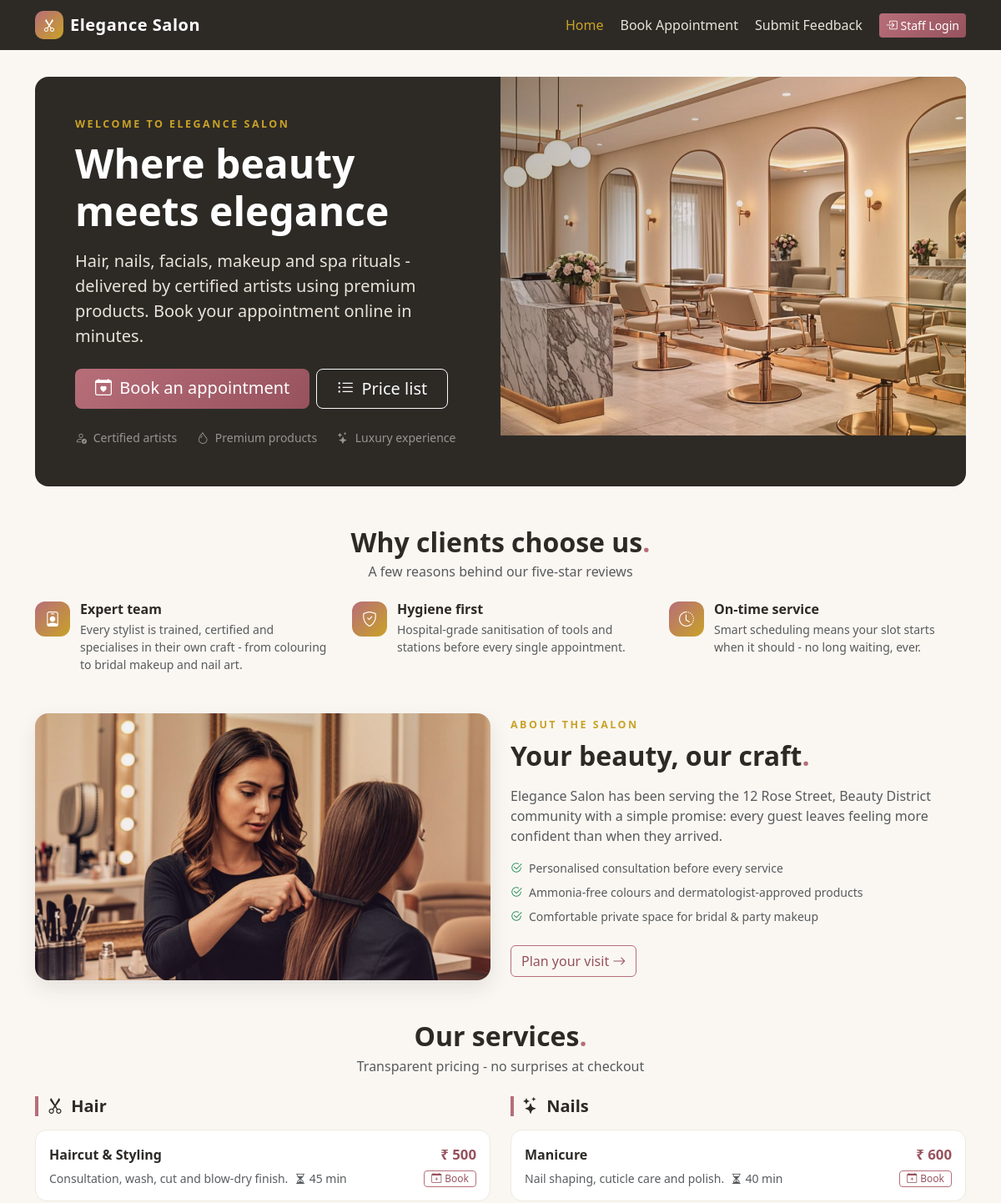
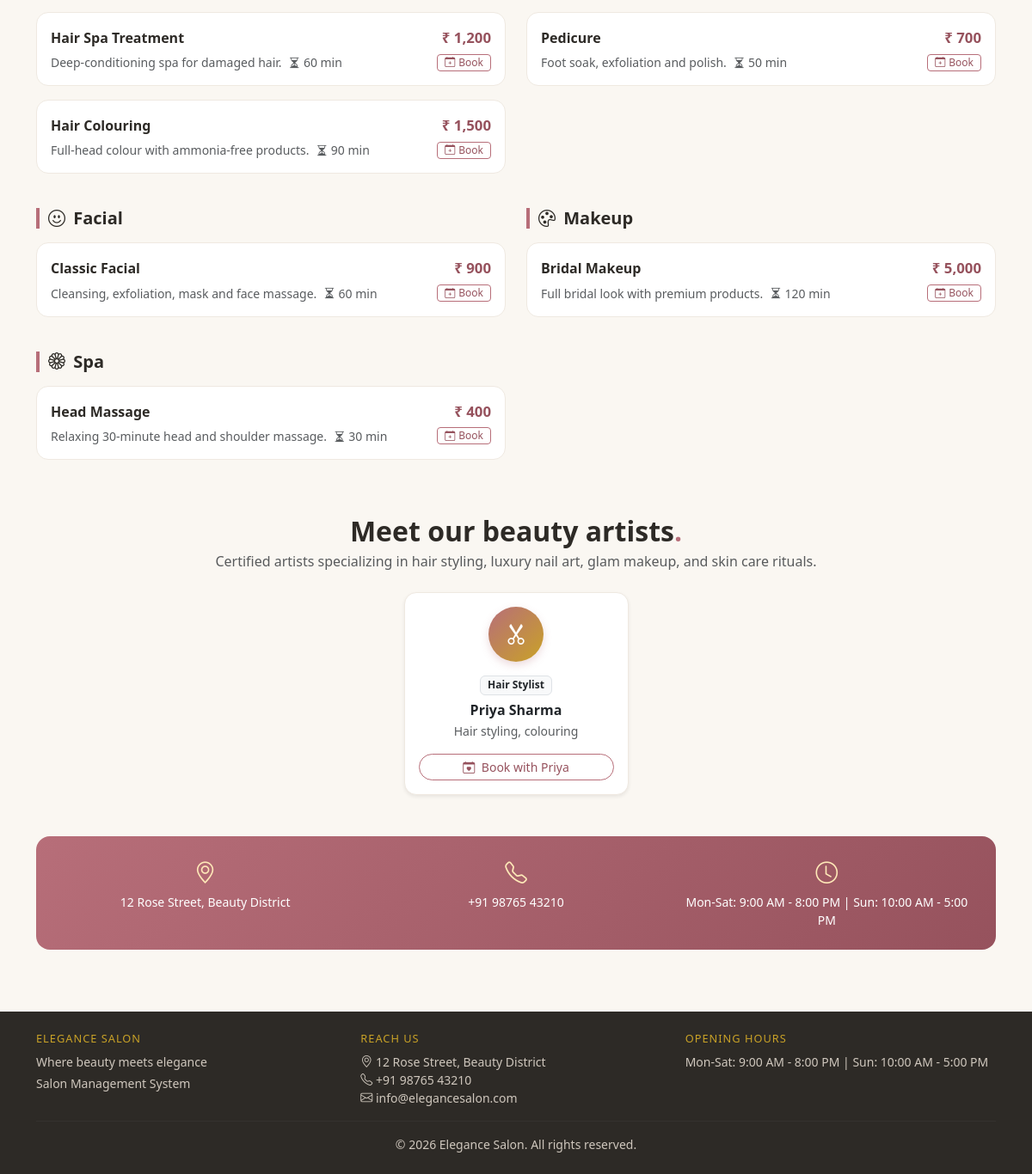
The page / on the database its author committed (2 pictures, top to bottom).
### tables this page shows
CREATE TABLE services (
  service_id       INT UNSIGNED AUTO_INCREMENT PRIMARY KEY,
  name             VARCHAR(100) NOT NULL,
  category         ENUM('Hair','Nails','Facial','Makeup','Spa','Other')
                   NOT NULL DEFAULT 'Other',
  description      TEXT DEFAULT NULL,
  duration_minutes INT UNSIGNED NOT NULL DEFAULT 30,
  price            DECIMAL(10,2) NOT NULL,
  commission_rate  DECIMAL(5,2) DEFAULT NULL,   
  is_active        TINYINT(1) NOT NULL DEFAULT 1,
  created_at       TIMESTAMP NOT NULL DEFAULT CURRENT_TIMESTAMP
);

CREATE TABLE staff (
  staff_id        INT UNSIGNED AUTO_INCREMENT PRIMARY KEY,
  user_id         INT UNSIGNED DEFAULT NULL UNIQUE,
  name            VARCHAR(100) NOT NULL,
  email           VARCHAR(120) DEFAULT NULL,
  phone           VARCHAR(20)  DEFAULT NULL,
  specialization  VARCHAR(150) DEFAULT NULL,
  commission_rate DECIMAL(5,2) NOT NULL DEFAULT 10.00,    
  work_days       SET('Mon','Tue','Wed','Thu','Fri','Sat','Sun')
                  NOT NULL DEFAULT 'Mon,Tue,Wed,Thu,Fri,Sat',
  shift_start     TIME NOT NULL DEFAULT '09:00:00',
  shift_end       TIME NOT NULL DEFAULT '18:00:00',
  hire_date       DATE DEFAULT NULL,
  status          ENUM('active','on_leave','inactive') NOT NULL DEFAULT 'active',
  created_at      TIMESTAMP NOT NULL DEFAULT CURRENT_TIMESTAMP,
  CONSTRAINT fk_staff_user FOREIGN KEY (user_id)
      REFERENCES users(user_id) ON DELETE SET NULL
);

### includes/functions.php (called while the page is built, shortened)
<?php
function e($value) {
    return htmlspecialchars((string)$value, ENT_QUOTES, 'UTF-8');
}
function get_setting($key, $default = '') {
    global $conn;
    static $cache = null;
    if ($cache === null) {
        $cache = array();
        if (isset($conn) && $conn instanceof mysqli) {
            $res = mysqli_query($conn, "SELECT setting_key, setting_value FROM settings");
            if ($res) {
                while ($row = mysqli_fetch_assoc($res)) {
                    $cache[$row['setting_key']] = $row['setting_value'];
                }
            }
        }
    }
    return isset($cache[$key]) ? $cache[$key] : $default;
}
function money($amount) {
    return get_setting('currency_symbol', 'Rs') . ' '
         . number_format((float)$amount, 0);
}

### index.php (the view, shortened to what this page needs)
<?php
require_once __DIR__ . '/includes/init.php';
$grouped = array();
$res = mysqli_query(
    $conn,
    "SELECT service_id, name, category, description, duration_minutes, price
     FROM services
     WHERE is_active = 1
     ORDER BY FIELD(category,'Hair','Nails','Facial','Makeup','Spa','Other'), price ASC"
);
if ($res) {
    while ($row = mysqli_fetch_assoc($res)) {
        $grouped[$row['category']][] = $row;
    }
}
$cat_icons = array(
    'Hair'   => 'bi-scissors',
    'Nails'  => 'bi-stars',
    'Facial' => 'bi-emoji-smile',
    'Makeup' => 'bi-palette',
    'Spa'    => 'bi-flower1',
    'Other'  => 'bi-droplet',
);
$team = array();
$res = mysqli_query(
    $conn,
    "SELECT staff_id, name, specialization FROM staff WHERE status = 'active' ORDER BY staff_id ASC"
);
if ($res) {
    while ($row = mysqli_fetch_assoc($res)) {
        $team[] = $row;
    }
}
require_once __DIR__ . '/includes/header.php';
?>
<section class="hero rounded-4 mt-2">
  <div class="row g-0 align-items-stretch">
    <div class="col-lg-6 hero-text">
      <p class="eyebrow mb-2">Welcome to <?= e(get_setting('salon_name', SITE_NAME)) ?></p>
      <h1 class="display-5 fw-bold mb-3">
        <?= e(get_setting('salon_tagline', 'Where beauty meets elegance')) ?>
      </h1>
      <p class="lead mb-4">
        Hair, nails, facials, makeup and spa rituals - delivered by certified artists
        using premium products. Book your appointment online in minutes.
      </p>
      <div class="d-flex gap-2 flex-wrap mb-4">
        <a class="btn btn-salon btn-lg px-4" href="<?= BASE_URL ?>contact.php">
          <i class="bi bi-calendar-heart me-1"></i> Book an appointment
        </a>
        <a class="btn btn-outline-light btn-lg px-4" href="#services">
          <i class="bi bi-list-ul me-1"></i> Price list
        </a>
      </div>
      <div class="d-flex gap-4 flex-wrap small text-white-50">
        <span><i class="bi bi-person-check me-1"></i> Certified artists</span>
        <span><i class="bi bi-droplet me-1"></i> Premium products</span>
        <span><i class="bi bi-stars me-1"></i> Luxury experience</span>
      </div>
    </div>
    <div class="col-lg-6 hero-visual d-none d-lg-block"></div>
  </div>
</section>
<section class="py-5">
  <h2 class="section-title text-center mb-1">Why clients choose us<span class="dot">.</span></h2>
  <p class="text-center text-muted mb-4">A few reasons behind our five-star reviews</p>
  <div class="row g-4">
    <div class="col-md-4">
      <div class="feature-item">
        <span class="fi"><i class="bi bi-person-badge"></i></span>
        <div>
          <h6 class="fw-bold mb-1">Expert team</h6>
          <p class="text-muted small mb-0">Every stylist is trained, certified and specialises in
          their own craft - from colouring to bridal makeup and nail art.</p>
        </div>
      </div>
    </div>
    <div class="col-md-4">
      <div class="feature-item">
        <span class="fi"><i class="bi bi-shield-check"></i></span>
        <div>
          <h6 class="fw-bold mb-1">Hygiene first</h6>
          <p class="text-muted small mb-0">Hospital-grade sanitisation of tools and stations
          before every single appointment.</p>
        </div>
      </div>
    </div>
    <div class="col-md-4">
      <div class="feature-item">
        <span class="fi"><i class="bi bi-clock-history"></i></span>
        <div>
          <h6 class="fw-bold mb-1">On-time service</h6>
          <p class="text-muted small mb-0">Smart scheduling means your slot starts when it should -
          no long waiting, ever.</p>
        </div>
      </div>
    </div>
  </div>
</section>
<section class="pb-5">
  <div class="row g-4 align-items-center">
    <div class="col-lg-6">
      <div class="about-visual rounded-4"></div>
    </div>
    <div class="col-lg-6">
      <p class="eyebrow mb-2">About the salon</p>
      <h2 class="section-title mb-3">Your beauty, our craft<span class="dot">.</span></h2>
      <p class="text-muted">
        <?= e(get_setting('salon_name', SITE_NAME)) ?> has been serving the
        <?= e(get_setting('salon_address', 'neighbourhood')) ?> community with a simple promise:
        every guest leaves feeling more confident than when they arrived.
      </p>
      <ul class="list-unstyled text-muted small mb-4">
        <li class="mb-2"><i class="bi bi-check2-circle text-success me-2"></i>Personalised consultation before every service</li>
        <li class="mb-2"><i class="bi bi-check2-circle text-success me-2"></i>Ammonia-free colours and dermatologist-approved products</li>
        <li class="mb-2"><i class="bi bi-check2-circle text-success me-2"></i>Comfortable private space for bridal &amp; party makeup</li>
      </ul>
      <a class="btn btn-outline-salon" href="<?= BASE_URL ?>contact.php">Plan your visit <i class="bi bi-arrow-right"></i></a>
    </div>
  </div>
</section>
<section id="services" class="pb-5">
  <h2 class="section-title text-center mb-1">Our services<span class="dot">.</span></h2>
  <p class="text-center text-muted mb-4">Transparent pricing - no surprises at checkout</p>
  <?php if (!$grouped): ?>
      <div class="alert alert-info text-center">The price list is being updated. Please call us at
          <b><?= e(get_setting('salon_phone', '')) ?></b>.</div>
  <?php else: ?>
      <div class="row g-4">
        <?php foreach ($grouped as $cat => $items): ?>
          <div class="col-md-6">
            <h5 class="cat-title mb-3">
              <i class="bi <?= isset($cat_icons[$cat]) ? $cat_icons[$cat] : 'bi-droplet' ?> me-1"></i>
              <?= e($cat) ?>
            </h5>
            <?php foreach ($items as $s): ?>
              <div class="service-card p-3 mb-3">
                <div class="d-flex justify-content-between align-items-baseline gap-2">
                  <h6 class="fw-bold mb-1"><?= e($s['name']) ?></h6>
                  <span class="service-price text-nowrap"><?= money($s['price']) ?></span>
                </div>
                <div class="d-flex justify-content-between align-items-center mt-1">
                  <p class="text-muted small mb-0">
                    <?= e($s['description'] !== null && $s['description'] !== '' ? $s['description'] : 'Professional ' . strtolower($cat) . ' service.') ?>
                    <span class="ms-1 text-nowrap"><i class="bi bi-hourglass-split"></i> <?= (int)$s['duration_minutes'] ?> min</span>
                  </p>
                  <a href="<?= BASE_URL ?>contact.php?service_id=<?= (int)$s['service_id'] ?>" class="btn btn-sm btn-outline-salon py-0 px-2 text-nowrap" style="font-size:0.75rem;">
                    <i class="bi bi-calendar-plus me-1"></i>Book
                  </a>
                </div>
              </div>
            <?php endforeach; ?>
          </div>
        <?php endforeach; ?>
      </div>
  <?php endif; ?>
</section>
<?php if ($team): ?>
<section class="pb-5" id="artists">
  <div class="text-center mb-4">
    <h2 class="section-title mb-1">Meet our beauty artists<span class="dot">.</span></h2>
    <p class="text-muted">Certified artists specializing in hair styling, luxury nail art, glam makeup, and skin care rituals.</p>
  </div>
  <div class="row g-4 justify-content-center">
    <?php foreach ($team as $t):
      $artist_icon = 'bi-scissors';
      $cat_tag = 'Hair Stylist';
    ?>
      <div class="col-6 col-md-4 col-lg-3">
        <div class="card card-salon text-center h-100 p-3 shadow-sm d-flex flex-column">
          <div class="team-avatar mx-auto mb-3" style="width:64px; height:64px; border-radius:50%; background:linear-gradient(135deg, #b76e79, #c9a227); color:#fff; display:flex; align-items:center; justify-content:center; font-size:1.6rem; box-shadow:0 4px 10px rgba(183,110,121,0.25);">
            <i class="bi <?= $artist_icon ?>"></i>
          </div>
          <span class="badge bg-light text-dark border mb-2 align-self-center small"><?= e($cat_tag) ?></span>
          <h6 class="fw-bold mb-1"><?= e($t['name']) ?></h6>
          <p class="text-muted small mb-3 flex-grow-1"><?= e($t['specialization'] !== null && $t['specialization'] !== '' ? $t['specialization'] : 'Beauty professional') ?></p>
          <a class="btn btn-outline-salon btn-sm rounded-pill mt-auto" href="<?= BASE_URL ?>contact.php?artist_id=<?= (int)$t['staff_id'] ?>">
            <i class="bi bi-calendar-heart me-1"></i> Book with <?= e(explode(' ', $t['name'])[0]) ?>
          </a>
        </div>
      </div>
    <?php endforeach; ?>
  </div>
</section>
<?php endif; ?>
<section class="pb-5">
  <div class="info-strip p-4">
    <div class="row text-center g-3">
      <div class="col-md-4">
        <i class="bi bi-geo-alt ic"></i>
        <p class="mb-0 small mt-1"><?= e(get_setting('salon_address', '')) ?></p>
      </div>
      <div class="col-md-4">
        <i class="bi bi-telephone ic"></i>
        <p class="mb-0 small mt-1"><?= e(get_setting('salon_phone', '')) ?></p>
      </div>
      <div class="col-md-4">
        <i class="bi bi-clock ic"></i>
        <p class="mb-0 small mt-1"><?= e(get_setting('opening_hours', '')) ?></p>
      </div>
    </div>
  </div>
</section>
<?php require_once __DIR__ . '/includes/footer.php'; ?>

### rows shown on the page
services: name "Haircut & Styling", price "₹ 500", description "Consultation, wash, cut and blow-dry finish.", duration_minutes "45"
services: name "Hair Spa Treatment", price "₹ 1,200", description "Deep-conditioning spa for damaged hair.", duration_minutes "60"
services: name "Hair Colouring", price "₹ 1,500", description "Full-head colour with ammonia-free products.", duration_minutes "90"
services: name "Manicure", price "₹ 600", description "Nail shaping, cuticle care and polish.", duration_minutes "40"
services: name "Pedicure", price "₹ 700", description "Foot soak, exfoliation and polish.", duration_minutes "50"
services: name "Classic Facial", price "₹ 900", description "Cleansing, exfoliation, mask and face massage.", duration_minutes "60"
services: name "Bridal Makeup", price "₹ 5,000", description "Full bridal look with premium products.", duration_minutes "120"
services: name "Head Massage", price "₹ 400", description "Relaxing 30-minute head and shoulder massage.", duration_minutes "30"
staff: cat_tag "Hair Stylist", name "Priya Sharma", specialization "Hair styling, colouring", name "Priya"

### other values the page prints
get_setting('salon_name', SITE_NAME) "Elegance Salon"
get_setting('salon_name', SITE_NAME) "ELEGANCE SALON"
get_setting('salon_tagline', 'Where beauty meets elegance') "Where beauty meets elegance"
get_setting('salon_address', 'neighbourhood') "12 Rose Street, Beauty District"
$cat "Hair"
$cat "Nails"
$cat "Facial"
$cat "Makeup"
$cat "Spa"
get_setting('salon_address', '') "12 Rose Street, Beauty District"
get_setting('salon_phone', '') "+91 98765 43210"
get_setting('opening_hours', '') "Mon-Sat: 9:00 AM - 8:00 PM | Sun: 10:00 AM - 5:00 PM"
get_setting('salon_tagline', '') "Where beauty meets elegance"
get_setting('salon_email', '') "info@elegancesalon.com"
